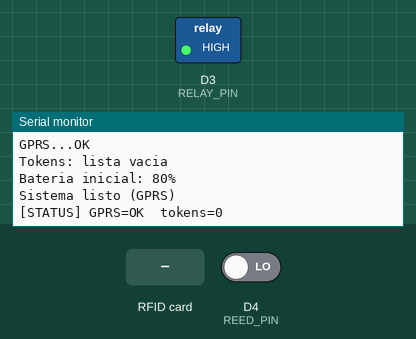
A sketch run on a simulated ESP8266 (NodeMCU). Shown: switched loads named in the sketch (green lamp = pin HIGH), the last lines printed to the serial monitor. Inputs (shaded band) come from the test bench; at power-on: D4 (REED_PIN) LOW. The modem accepts every AT command (registered, SIM ready, sends succeed) and sends nothing else.

Above: at 9.4 s.
9.5 s: D4 (REED_PIN) driven HIGH
At 10.1 s:
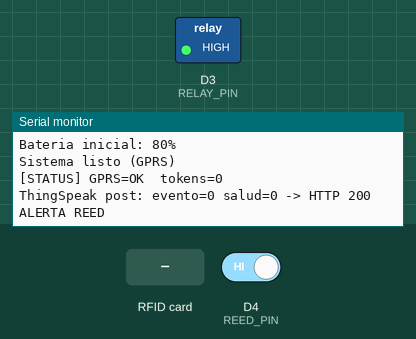
11.0 s: RFID card 5E 7A 19 C4 held to the reader
At 12.1 s:
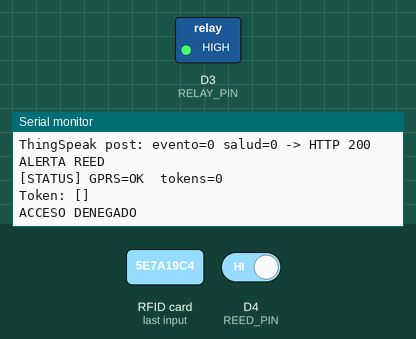

The sketch:

sketch_esp8266.ino
```cpp
/*
  CANDADO INTELIGENTE - Sketch ESP8266 (NodeMCU) - version recortada
  Portado desde el de ESP32. Conectividad SIM808 por GPRS -> ThingSpeak (HTTP).

  DIFERENCIAS vs ESP32 (por limite de pines del ESP8266):
    - SIN sensor HALL, SIN touch TTP223, SIN MPU6050 (impacto/forcejeo).
    - SIM808 por SoftwareSerial (el ESP8266 no tiene Serial2).
    - RC522 RST atado a 3.3V (reset por software).
    - RFID siempre encendido (sin touch para ahorro).
    - REED necesita pull-up EXTERNO de 10k (GPIO16 no tiene interno).

  Reporta a ThingSpeak: field1=lat field2=lon field3=bateria
    field4=evento field5=salud field6=solenoide
  Eventos: 1=apertura_ok 2=apertura_denegada 10=reed 14=resuelta
  Salud:   0=ok 1=fallo_rfid 3=fallo_solenoide

  =====================================================================
  MAPA DE CONEXIONES (NodeMCU ESP8266, todo a GND comun)
    RC522:  SCK->D5  MISO->D6  MOSI->D7  SS->D0  RST->D8 (+R10k a 3.3V)  3.3V/GND
    SIM808: TXD->D1  RXD->D2   VBAT->bateria   GND comun  (antena GPS al cielo)
    REED:   D4  (+ resistencia 10k de D4 a 3.3V)  otro extremo a GND
    RELE XY-J02 (solenoide): Trigger -> D3   (config modo OP, 3.0s)
    (sin buzzer)
  =====================================================================
*/

#define TINY_GSM_MODEM_SIM808
#include <SoftwareSerial.h>
#include <SPI.h>
#include <MFRC522.h>
#include <TinyGsmClient.h>

// -------------------------
// CONFIG GPRS / THINGSPEAK
// -------------------------
const char APN[]        = "internet.comcel.com.co";  // cambia segun tu operador
const char GPRS_USER[]  = "";
const char GPRS_PASS[]  = "";
const char TS_HOST[]    = "api.thingspeak.com";
const char TS_WRITEKEY[] = "C2GVMKCV7AYYEQM8";
#define CODIGO_DISP "ESP32-001"

// TalkBack (lista de tokens validos)
#define TALKBACK_ID  "57245"
#define TALKBACK_KEY "M2015WR5B484N7IG"
#define MAX_TOKENS   30

// -------------------------
// PINES (NodeMCU ESP8266)
// -------------------------
#define SIM_RX     D1    // GPIO5  <- SIM808 TXD
#define SIM_TX     D2    // GPIO4  -> SIM808 RXD
#define SS_PIN     D0    // GPIO16 RC522 SS (no es strapping pin — seguro)
#define RST_PIN    D8    // GPIO15 RC522 RST (con resistencia 10k pull-up a 3.3V)
#define REED_PIN   D4    // GPIO2  sensor puerta (pull-up EXTERNO 10k a 3.3V)
#define RELAY_PIN  D3    // GPIO0  XY-J02 trigger

// XY-J02 ACTIVO EN BAJO (IN=LOW -> relay ON). Cambia a true si tu modulo es al reves.
#define RELAY_ACTIVO_ALTO false
#define RELAY_ON  (RELAY_ACTIVO_ALTO ? HIGH : LOW)
#define RELAY_OFF (RELAY_ACTIVO_ALTO ? LOW  : HIGH)

// -------------------------
// OBJETOS
// -------------------------
SoftwareSerial simSerial(SIM_RX, SIM_TX);   // (RX, TX) hacia el SIM808
MFRC522 rfid(SS_PIN, RST_PIN);
TinyGsm modem(simSerial);

MFRC522::MIFARE_Key keyNDEF;
MFRC522::MIFARE_Key keyFactory;

// -------------------------
// TOKENS (lista que se descarga del TalkBack)
// -------------------------
// NOTA: bajo fail-closed ya NO se usa una semilla local para conceder acceso; el
// candado solo abre con la lista confirmada por el backend (ver listaVigente()).
String tokensValidos[MAX_TOKENS];
int    nTokensValidos = 0;
unsigned long ultimoSyncTokens = 0;
const unsigned long INTERVALO_SYNC_TOKENS = 60000;

// FAIL-CLOSED: solo se concede acceso si la lista de tokens se bajo del TalkBack
// con exito hace poco. Sin sync reciente NO se abre (un token revocado deja de
// servir en vez de seguir vigente por una lista vieja). Ver ESP32 para detalle.
unsigned long ultimoSyncTokensOK = 0;              // 0 = nunca sincronizo
bool          huboSyncTokensOK   = false;
const unsigned long LISTA_MAX_EDAD_MS = 180000;    // 3 min (sync cada 60s aqui)

// -------------------------
// ESTADO
// -------------------------
int reedEstadoAnt = 1;
bool reedAlerta = false;

unsigned long ultimaLectura = 0;
const unsigned long COOLDOWN_RFID = 3000;

float ultLat = 0, ultLon = 0;
int   ultBat = 0;
unsigned long ultimoPost = 0;
const unsigned long INTERVALO_POST = 60000;
const unsigned long MIN_ENTRE_POST = 16000;
int  saludHW = 0;
bool solenoideAbierto = false;
bool falloRFID = false;

// -------------------------
// AT crudo al SIM808
// -------------------------
String enviarAT(String cmd, unsigned long timeout = 3000, const char* hasta = "OK") {
  while (simSerial.available()) simSerial.read();
  simSerial.println(cmd);
  String r = "";
  unsigned long t = millis();
  while (millis() - t < timeout) {
    while (simSerial.available()) r += (char)simSerial.read();
    if (r.indexOf(hasta) >= 0) { delay(150); while (simSerial.available()) r += (char)simSerial.read(); break; }
    delay(5);
    yield();   // ESP8266: alimentar el watchdog
  }
  return r;
}

// -------------------------
// POST a ThingSpeak (HTTP nativo del SIM808)
// -------------------------
bool postThingSpeak(int evento, int salud, const char* status) {
  if (!modem.isGprsConnected()) { Serial.println("Sin GPRS, post omitido"); return false; }
  String url = "http://" + String(TS_HOST) + "/update?api_key=" + String(TS_WRITEKEY);
  if (ultLat != 0 && ultLon != 0) {
    url += "&field1=" + String(ultLat, 6);
    url += "&field2=" + String(ultLon, 6);
  }
  url += "&field3=" + String(ultBat);
  url += "&field4=" + String(evento);
  url += "&field5=" + String(salud);
  url += "&field6=" + String(solenoideAbierto ? 1 : 0);
  if (status && strlen(status) > 0) { String s = String(status); s.replace(" ", "%20"); url += "&status=" + s; }

  if (enviarAT("AT+SAPBR=2,1").indexOf("+SAPBR: 1,1") < 0) {
    enviarAT("AT+SAPBR=3,1,\"Contype\",\"GPRS\"");
    enviarAT("AT+SAPBR=3,1,\"APN\",\"" + String(APN) + "\"");
    enviarAT("AT+SAPBR=1,1", 10000);
  }
  enviarAT("AT+HTTPTERM", 1500);
  delay(100);
  if (enviarAT("AT+HTTPINIT").indexOf("OK") < 0) {
    enviarAT("AT+HTTPTERM", 1500); delay(400);
    if (enviarAT("AT+HTTPINIT").indexOf("OK") < 0) { Serial.println("HTTPINIT fallo"); return false; }
  }
  enviarAT("AT+HTTPPARA=\"CID\",1");
  enviarAT("AT+HTTPPARA=\"URL\",\"" + url + "\"");
  String r = enviarAT("AT+HTTPACTION=0", 20000, "+HTTPACTION:");
  enviarAT("AT+HTTPTERM", 1500);

  int code = 0, idx = r.indexOf("+HTTPACTION:");
  if (idx >= 0) {
    int c1 = r.indexOf(',', idx), c2 = r.indexOf(',', c1 + 1);
    if (c1 >= 0 && c2 >= 0) code = r.substring(c1 + 1, c2).toInt();
  }
  Serial.printf("ThingSpeak post: evento=%d salud=%d -> HTTP %d\n", evento, salud, code);
  ultimoPost = millis();
  return (code == 200);
}

void reportar(int evento, int salud, const char* status) {
  if (millis() - ultimoPost < MIN_ENTRE_POST) return;
  postThingSpeak(evento, salud, status);
}

// -------------------------
// SOLENOIDE
// -------------------------
void abrirSolenoide() {
  solenoideAbierto = true;
  digitalWrite(RELAY_PIN, RELAY_ON);
  delay(300);
  digitalWrite(RELAY_PIN, RELAY_OFF);
  unsigned long t = millis();
  bool confirmo = false;
  while (millis() - t < 3000) {
    if (digitalRead(REED_PIN) == HIGH) { confirmo = true; break; }
    delay(50); yield();
  }
  if (!confirmo) {
    saludHW = 3;
    Serial.println("FALLO SOLENOIDE: no confirmo apertura");
    reportar(0, 3, "Solenoide no confirmo apertura");
  }
  solenoideAbierto = false;
}

// -------------------------
// LEER TAG
// -------------------------
bool autenticarBloque(byte bloque) {
  MFRC522::StatusCode a = rfid.PCD_Authenticate(MFRC522::PICC_CMD_MF_AUTH_KEY_A, bloque, &keyNDEF, &(rfid.uid));
  if (a == MFRC522::STATUS_OK) return true;
  a = rfid.PCD_Authenticate(MFRC522::PICC_CMD_MF_AUTH_KEY_A, bloque, &keyFactory, &(rfid.uid));
  return (a == MFRC522::STATUS_OK);
}

String leerToken() {
  String texto = "";
  MFRC522::PICC_Type tipo = rfid.PICC_GetType(rfid.uid.sak);
  if (tipo == MFRC522::PICC_TYPE_MIFARE_MINI || tipo == MFRC522::PICC_TYPE_MIFARE_1K || tipo == MFRC522::PICC_TYPE_MIFARE_4K) {
    if (!autenticarBloque(4)) return "";
    byte buffer[18]; byte size = sizeof(buffer);
    if (rfid.MIFARE_Read(4, buffer, &size) != MFRC522::STATUS_OK) return "";
    for (byte i = 0; i < 14; i++) {
      if (buffer[i] == 0x54) {
        byte langLen = buffer[i + 1] & 0x3F;
        byte ini = i + 2 + langLen;
        for (byte j = ini; j < 16; j++) {
          if (buffer[j] == 0xFE || buffer[j] == 0x00) break;
          if (buffer[j] >= 32 && buffer[j] <= 126) texto += (char)buffer[j];
        }
        break;
      }
    }
  } else {
    String uid = "";
    for (byte i = 0; i < rfid.uid.size; i++) {
      if (rfid.uid.uidByte[i] < 0x10) uid += "0";
      uid += String(rfid.uid.uidByte[i], HEX);
    }
    uid.toUpperCase(); texto = uid;
  }
  texto.trim();
  return texto;
}

bool tokenAutorizado(String token) {
  for (int i = 0; i < nTokensValidos; i++) if (token.equalsIgnoreCase(tokensValidos[i])) return true;
  return false;
}

// FAIL-CLOSED: la lista solo es de fiar si se sincronizo con exito hace poco.
bool listaVigente() {
  return huboSyncTokensOK && (millis() - ultimoSyncTokensOK <= LISTA_MAX_EDAD_MS);
}

// -------------------------
// GPS
// -------------------------
void actualizarGPS() {
  float lat = 0, lon = 0, sp = 0, al = 0; int vs = 0, us = 0;
  if (modem.getGPS(&lat, &lon, &sp, &al, &vs, &us) && lat != 0 && lon != 0) {
    ultLat = lat; ultLon = lon;
    Serial.printf("GPS: %.6f, %.6f\n", lat, lon);
  }
}

// -------------------------
// SINCRONIZAR TOKENS (TalkBack, commands.json)
// -------------------------
void sincronizarTokens() {
  if (!modem.isGprsConnected()) return;
  String url = "http://api.thingspeak.com/talkbacks/" TALKBACK_ID "/commands.json?api_key=" TALKBACK_KEY;

  enviarAT("AT+HTTPTERM", 1500); delay(100);
  if (enviarAT("AT+HTTPINIT").indexOf("OK") < 0) return;
  enviarAT("AT+HTTPPARA=\"CID\",1");
  enviarAT("AT+HTTPPARA=\"URL\",\"" + url + "\"");
  String act  = enviarAT("AT+HTTPACTION=0", 15000, "+HTTPACTION:");
  String resp = enviarAT("AT+HTTPREAD", 3000, "@@@");
  enviarAT("AT+HTTPTERM", 1500);

  int code = 0, ia = act.indexOf("+HTTPACTION:");
  if (ia >= 0) { int c1 = act.indexOf(',', ia), c2 = act.indexOf(',', c1 + 1); if (c1 >= 0 && c2 >= 0) code = act.substring(c1 + 1, c2).toInt(); }
  if (code != 200) return;

  // Sync EXITOSO (HTTP 200): renueva la ventana de fail-closed.
  ultimoSyncTokensOK = millis();
  huboSyncTokensOK   = true;

  // Comando MAS RECIENTE (lastIndexOf): commands.json los devuelve de viejo a
  // nuevo; si quedo algun comando viejo acumulado, prevalece la lista nueva.
  int k = resp.lastIndexOf("\"command_string\":\"");
  if (k < 0) { nTokensValidos = 0; Serial.println("Tokens: lista vacia"); return; }
  k += 18;
  int fin = resp.indexOf('"', k);
  if (fin < 0) return;
  String cuerpo = resp.substring(k, fin); cuerpo.trim();
  if (cuerpo.length() == 0) { nTokensValidos = 0; return; }

  int n = 0, ini = 0;
  while (ini <= (int)cuerpo.length() && n < MAX_TOKENS) {
    int coma = cuerpo.indexOf(',', ini);
    if (coma < 0) coma = cuerpo.length();
    String tk = cuerpo.substring(ini, coma); tk.trim();
    // Ignorar comandos especiales del backend (no son tokens): GPS:x / LOC:<nonce>
    if (tk.length() > 0 && !tk.startsWith("GPS:") && !tk.startsWith("LOC:"))
      tokensValidos[n++] = tk;
    ini = coma + 1;
  }
  nTokensValidos = n;
  Serial.printf("Tokens sincronizados: %d\n", nTokensValidos);
}

// -------------------------
// SETUP
// -------------------------
void setup() {
  Serial.begin(115200);
  pinMode(REED_PIN, INPUT);          // GPIO16: pull-up EXTERNO de 10k
  pinMode(RELAY_PIN, OUTPUT);  digitalWrite(RELAY_PIN, RELAY_OFF);

  keyNDEF.keyByte[0]=0xD3; keyNDEF.keyByte[1]=0xF7; keyNDEF.keyByte[2]=0xD3;
  keyNDEF.keyByte[3]=0xF7; keyNDEF.keyByte[4]=0xD3; keyNDEF.keyByte[5]=0xF7;
  for (byte i=0;i<6;i++) keyFactory.keyByte[i]=0xFF;
  delay(500);

  // RC522 (RST atado a 3.3V -> reset por software)
  SPI.begin();
  rfid.PCD_Init();
  rfid.PCD_SetAntennaGain(rfid.RxGain_max);
  byte v = rfid.PCD_ReadRegister(MFRC522::VersionReg);
  if (v == 0x00 || v == 0xFF) { falloRFID = true; Serial.println("FALLO RC522"); }
  // antena queda encendida (sin touch)

  // SIM808 por SoftwareSerial
  simSerial.begin(9600);
  delay(3000);
  Serial.println("Iniciando SIM808...");
  modem.restart();
  modem.waitForNetwork(60000L);
  Serial.print("GPRS...");
  for (int i = 0; i < 6 && !modem.isGprsConnected(); i++) {
    modem.gprsConnect(APN, GPRS_USER, GPRS_PASS);
    if (modem.isGprsConnected()) break;
    Serial.print("."); delay(3000);
  }
  Serial.println(modem.isGprsConnected() ? "OK" : "FALLO");
  modem.enableGPS();

  enviarAT("AT+SAPBR=3,1,\"Contype\",\"GPRS\"");
  enviarAT("AT+SAPBR=3,1,\"APN\",\"" + String(APN) + "\"");
  enviarAT("AT+SAPBR=1,1", 10000);
  enviarAT("AT+SAPBR=2,1");

  // Tokens: primera descarga desde el TalkBack. Bajo fail-closed no se siembra
  // ninguna lista local; el acceso queda cerrado hasta el primer sync exitoso.
  sincronizarTokens();
  ultimoSyncTokens = millis();

  ultBat = modem.getBattPercent();
  Serial.printf("Bateria inicial: %d%%\n", ultBat);

  ultimoPost = millis() - INTERVALO_POST;
  if (falloRFID) reportar(0, 1, "RFID no responde");
  Serial.println("Sistema listo (GPRS)");
}

// -------------------------
// LOOP
// -------------------------
void loop() {
  static unsigned long ultLog = 0;
  if (millis() - ultLog > 2000) {
    ultLog = millis();
    Serial.printf("[STATUS] GPRS=%s  tokens=%d\n", modem.isGprsConnected() ? "OK" : "NO", nTokensValidos);
  }

  // ===== RFID (siempre activo) =====
  if (millis() - ultimaLectura > COOLDOWN_RFID) {
    if (rfid.PICC_IsNewCardPresent() && rfid.PICC_ReadCardSerial()) {
      ultimaLectura = millis();
      String token = leerToken();
      Serial.println("Token: [" + token + "]");
      if (!listaVigente()) {
        // FAIL-CLOSED: sin sincronizacion reciente no se concede acceso.
        Serial.println("ACCESO DENEGADO (lista de tokens sin sincronizar; fail-closed)");
        reportar(2, saludHW, "Acceso denegado (sin sincronizacion)");
      } else if (token.length() >= 4 && tokenAutorizado(token)) {
        Serial.println("ACCESO CONCEDIDO");
        reportar(1, saludHW, "Acceso concedido");
        abrirSolenoide();
      } else {
        Serial.println("ACCESO DENEGADO");
        reportar(2, saludHW, "Acceso denegado");
      }
      rfid.PICC_HaltA();
      rfid.PCD_StopCrypto1();
    }
  }

  // ===== REED (apertura no autorizada) =====
  bool reedDetecta = (digitalRead(REED_PIN) == LOW);
  if (reedEstadoAnt != reedDetecta) {
    if (!reedDetecta && !solenoideAbierto) {
      reedAlerta = true;
      Serial.println("ALERTA REED");
      reportar(10, saludHW, "Puerta abierta sin autorizacion");
    } else if (reedDetecta) {
      reedAlerta = false;
      reportar(14, saludHW, "Alarma resuelta");
    }
    reedEstadoAnt = reedDetecta;
  }

  // ===== SYNC de tokens (cada 60s) =====
  if (millis() - ultimoSyncTokens >= INTERVALO_SYNC_TOKENS) {
    ultimoSyncTokens = millis();
    sincronizarTokens();
  }

  // ===== TELEMETRIA (GPS + bateria, cada 60s) =====
  if (millis() - ultimoPost >= INTERVALO_POST) {
    actualizarGPS();
    ultBat = modem.getBattPercent();
    postThingSpeak(0, saludHW, "heartbeat");
  }

  delay(50);
  yield();
}
```

Measured:
- after the input at 9.5 s, the serial monitor: prints a new line after 0.05 s (image 1)
- after the input at 11.0 s, the serial monitor: prints a new line at once (image 2)
